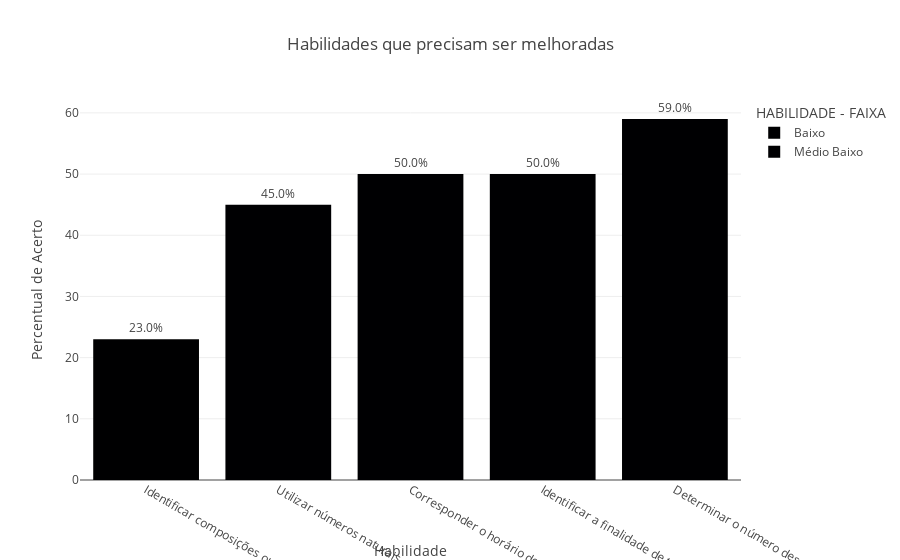

Write notebook code for a chart like this one.
### Code cell
fig = px.bar(
    df_filtrado_diagnostica,
    x="HABILIDADE - DESCRIÇÃO",
    y="HABILIDADE - ACERTO %",
    color="HABILIDADE - FAIXA",
    title="Habilidades que precisam ser melhoradas",
    text="HABILIDADE - ACERTO %"
)

fig.update_traces(texttemplate='%{text:.1f}%', textposition='outside')
fig.update_layout(xaxis_title="Habilidade", yaxis_title="Percentual de Acerto")

### Figure 1 — Plotly figure (JSON) as saved in the notebook; plotly's stock layout.template omitted (floating-point values rounded to 4 significant figures)
{"data": [{"hovertemplate": "HABILIDADE - FAIXA=Baixo<br>HABILIDADE - DESCRIÇÃO=%{x}<br>HABILIDADE - ACERTO %=%{text}<extra></extra>", "legendgroup": "Baixo", "marker": {"color": "#000001", "pattern": {"shape": ""}}, "name": "Baixo", "orientation": "v", "showlegend": true, "text": [23.0], "textposition": "outside", "texttemplate": "%{text:.1f}%", "type": "bar", "x": ["Identificar composições ou decomposições de números naturais."], "xaxis": "x", "y": [23], "yaxis": "y"}, {"hovertemplate": "HABILIDADE - FAIXA=Médio Baixo<br>HABILIDADE - DESCRIÇÃO=%{x}<br>HABILIDADE - ACERTO %=%{text}<extra></extra>", "legendgroup": "Médio Baixo", "marker": {"color": "#000002", "pattern": {"shape": ""}}, "name": "Médio Baixo", "orientation": "v", "showlegend": true, "text": [45.0, 50.0, 50.0, 59.0], "textposition": "outside", "texttemplate": "%{text:.1f}%", "type": "bar", "x": ["Utilizar números naturais, envolvendo diferentes significados da multiplicação ou da divisão, na resolução de problemas.", "Corresponder o horário de início e de término com o intervalo de duração de um evento ou acontecimento.", "Identificar a finalidade de textos de diferentes gêneros.", "Determinar o número desconhecido que torna verdadeira uma igualdade matemática envolvendo representação simbólica."], "xaxis": "x", "y": [45, 50, 50, 59], "yaxis": "y"}], "layout": {"barmode": "relative", "legend": {"title": {"text": "HABILIDADE - FAIXA"}, "tracegroupgap": 0}, "title": {"text": "Habilidades que precisam ser melhoradas"}, "xaxis": {"anchor": "y", "domain": [0, 1], "title": {"text": "Habilidade"}}, "yaxis": {"anchor": "x", "domain": [0, 1], "title": {"text": "Percentual de Acerto"}}}}
